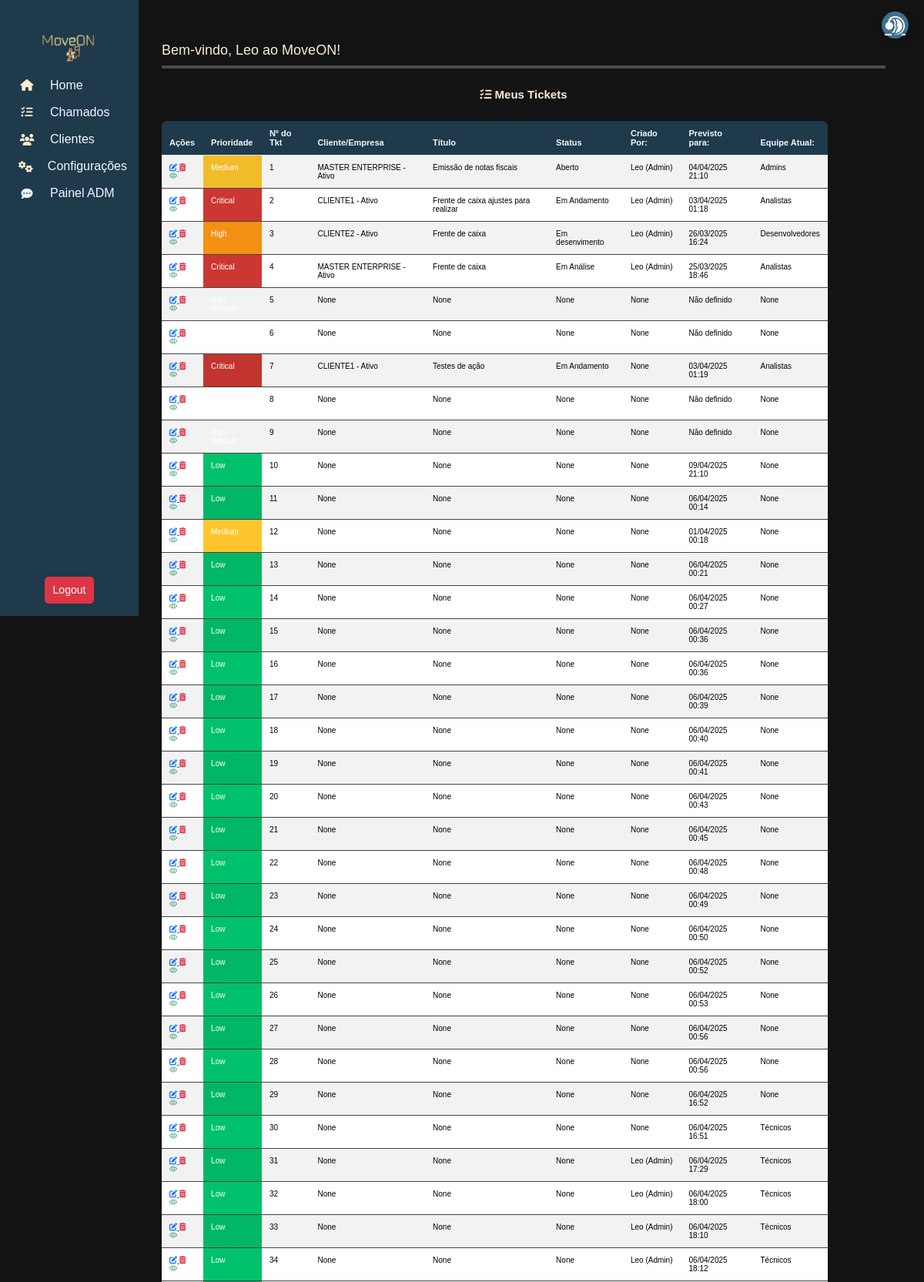
The app's page /move/tickets/list (signed in, upper part) with its own data.
### move_on/models.py (models this page shows, shortened)
class User(AbstractUser):
    client = models.ForeignKey(Profile, on_delete=models.CASCADE, related_name="users", null=True, blank=True, db_column='client')
    role = models.ForeignKey(Role, on_delete=models.SET_NULL, null=True, blank=True, db_column='role')
    groups = models.ManyToManyField(
        'auth.Group',
        related_name='move_on_users',
        blank=True
    )
    user_permissions = models.ManyToManyField(
        'auth.Permission',
        related_name='move_on_users',
        blank=True
    )
    class Meta:
        db_table = "users"
    def __str__(self):
        return f"{self.username} ({self.role})" if self.role else self.username

class Ticket(models.Model):
    client = models.ForeignKey(Profile, on_delete=models.PROTECT, related_name="tickets", null=True, blank=True)
    created_by = models.ForeignKey(User, on_delete=models.CASCADE, related_name="created_tickets", null=True, blank=True)
    assigned_team = models.ForeignKey(Team, on_delete=models.SET_NULL, null=True, blank=True, related_name="tickets")
    sla = models.ForeignKey(SLA, on_delete=models.SET_NULL, null=True, blank=True)
    title = models.CharField("Título", max_length=255, null=True, blank=True)
    description = models.TextField("Descrição", null=True, blank=True)
    status = models.ForeignKey(TicketStatus, on_delete=models.SET_NULL, null=True, blank=True)
    created_at = models.DateTimeField("Criado em", auto_now_add=True)
    updated_at = models.DateTimeField("Atualizado em", auto_now=True)
    due_date = models.DateTimeField("Previsão", null=True, blank=True)
    category = models.ForeignKey(Category, on_delete=models.CASCADE, blank=True, null=True)
    log = models.TextField("Log de Alterações", blank=True)
    class Meta:
        db_table = "tickets"

class SLA(models.Model):
    priority = models.CharField("Prioridade",max_length=10, choices=SLAPriority.choices)
    response_time = models.IntegerField("Tempo de Resposta (dias)")
    resolution_time = models.IntegerField("Tempo de Resolução (dias)")
    class Meta:
        db_table = "sla"

class Profile(models.Model):
    name = models.CharField("Nome da Empresa", max_length=150)
    document = models.CharField("CPF/CNPJ", max_length=18, unique=True)
    email = models.EmailField("E-mail", unique=True)
    phone = models.CharField("Telefone", max_length=20, blank=True, null=True)
    active = models.BooleanField("Ativo?", default=True)
    created_at = models.DateTimeField("Criado em", auto_now_add=True)
    class Meta:
        db_table = "profiles"
    def __str__(self):
        return f"{self.name} - {'Ativo' if self.active else 'Inativo'}"

class TicketStatus(models.Model):
    name = models.CharField("Status", max_length=50, unique=True)
    class Meta:
        db_table = "ticket_status"
    def __str__(self):
        return self.name

class Role(models.Model):
    name = models.CharField("Nome do Papel", max_length=50, unique=True)
    description = models.TextField("Descrição", blank=True, null=True)
    class Meta:
        db_table = "roles"
    def __str__(self):
        return self.name

class Team(models.Model):
    client = models.ForeignKey(Profile, on_delete=models.CASCADE, related_name="teams", blank=True, null=True)
    name = models.CharField("Nome da Equipe", max_length=150)
    roles = models.ManyToManyField(Role, related_name="teams", blank=True)
    members = models.ManyToManyField(User, related_name="teams", blank=True)
    class Meta:
        db_table = "teams"
    def __str__(self):
        return f"{self.name}"

### move_on/views.py (the view)
# urls.py: path('tickets/list',TicketListView.as_view(), name="ticket_list"),
class TicketListView(LoginRequiredMixin,ListView):
    model = Ticket
    template_name = 'tickets/ticket_list.html'
    context_object_name = 'tickets'
    def get_queryset(self):
            user= self.request.user
            if user.is_superuser:
                return Ticket.objects.all()
            return Ticket.objects.filter(
                Q(client=user.client) &
                (Q(created_by=user)) | Q(client=user.client)
            )

### move_on/templatetags/custom_filters.py (called while the page is built)
@register.filter
def get_color(value):
    if value == 'low':
        return '#00c16c'
    elif value == 'medium':
        return '#ffc52c'
    elif value == 'high':
        return '#ff9915'
    elif value == 'critical':
        return '#CC3733'
    return 'gray'  # Valor padrão, caso não tenha correspondência

### move_on/templates/Tickets/ticket_list.html (shortened to what this page needs)
{% extends "Menu/menu.html" %} {% block content %} {% load custom_filters %}
<link
  rel="stylesheet"
  href="https://cdn.jsdelivr.net/npm/bootstrap-icons/font/bootstrap-icons.css"
/>
<h4 style="margin: 25px; text-align: center">
  <i class="fas fa-tasks"></i> Meus Tickets
</h4>
<div class="table-responsive">
  <table class="table table-sm table-striped" id="ticketTable">
    <thead class="text-center">
      <tr>
        <th class="hide-on-small">Ações</th>
        <th>Prioridade</th>
        <th>Nº do Tkt</th>
        <th>Cliente/Empresa</th>
        <th>Título</th>
        <th>Status</th>
        <th>Criado Por:</th>
        <th>Previsto para:</th>
        <th>Equipe Atual:</th>
      </tr>
    </thead>
    <tbody>
      {% for ticket in tickets %}
      <tr>
        <td class="hide-on-small">
          <a href="{% url 'ticket_update' ticket.id %}">
            <i
              class="fas fa-edit"
              aria-placeholder="Editar"
              tooltip="Editar"
            ></i>
          </a>
          <a class="text-danger" href="{% url 'ticket_delete' ticket.id %}">
            <i
              class="fas fa-trash-alt"
              aria-placeholder="Deletar"
              tooltip="Deletar"
            ></i>
          </a>
          <a class="text-success" href="{% url 'ticket_detail' ticket.id %}">
            <i
              class="bi bi-eye"
              aria-placeholder="Detalhe"
              tooltip="Detahlhes"
            ></i>
          </a>
        </td>
        <td
          style="background-color: {% if ticket.sla %}{{ ticket.sla.priority|get_color }}{% else %}#FFFFFF{% endif %}; color: white;"
        >
          {% if ticket.sla %} {{ ticket.sla.get_priority_display }} {% else %}
          Não definido {% endif %}
        </td>
        <td>{{ ticket.id }}</td>
        <td>{{ ticket.client }}</td>
        <td>{{ ticket.title }}</td>
        <td>{{ ticket.status }}</td>
        <td>{{ ticket.created_by }}</td>
        <td>
          {% if ticket.due_date %} {{ ticket.due_date|date:" d/m/Y H:i" }}
          {%else %} Não definido {% endif %}
        </td>
        <td>{{ ticket.assigned_team }}</td>
      </tr>
      {% empty %}
      <tr>
        <td colspan="9" class="text-center">Nenhum ticket encontrado.</td>
      </tr>
      {% endfor %}
    </tbody>
  </table>
</div>
<link
  rel="stylesheet"
  href="https://code.jquery.com/ui/1.12.1/themes/smoothness/jquery-ui.css"
/>
{% endblock %}

### move_on/templates/Menu/menu.html (shortened to what this page needs)
{% load static %}
<head>
  <link href="https://cdn.jsdelivr.net/npm/bootstrap@5.3.3/dist/css/bootstrap.min.css" rel="stylesheet" />
  <link rel="stylesheet" href="https://cdnjs.cloudflare.com/ajax/libs/font-awesome/6.5.1/css/all.min.css" />
  <link rel="stylesheet" href="{% static 'css/styles.css' %}" />
</head>
<body>
  <nav class="sidebar">
    <h6> <img src="{% static 'image/moveon.png' %}" style="width: 100px; height:50px;"></h6>
    {% if user.is_authenticated %}
    <a href="/" data-bs-toggle="tooltip" data-bs-placement="right" title="Home">
      <i class="fas fa-home"></i> <span>Home</span>
    </a>
    <a href="{% url 'ticket_list' %}" data-bs-toggle="tooltip" data-bs-placement="right" title="Chamados">
      <i class="fas fa-tasks"></i> <span>Chamados</span>
    </a>
    <a href="{%url 'profile_list'%}" data-bs-toggle="tooltip" data-bs-placement="right" title="Clientes">
      <i class="fas fa-users"></i> <span>Clientes</span>
    </a>
    <a href="{% url 'params' %}" data-bs-toggle="tooltip" data-bs-placement="right" title="Configurações">
      <i class="fas fa-cogs"></i> <span>Configurações</span>
    </a>
    <a href="{% url 'chat_admin_panel' %}" data-bs-toggle="tooltip" data-bs-placement="right" title="Painel">
      <i class="fa-solid fa-comment-dots"></i><span>Painel ADM</span>
    </a>
    <form method="POST" action="{% url 'logout' %}">
      <button type="submit" class="btn btn-danger-2 w-100">Logout</button>
    </form>
    {% else %}
    <p>Necessário estar logado</p>
    {% endif %}
  </nav>
  <div class="content">
    <h3>
      {% block title %}Bem-vindo, {{ user.username }} ao MoveON!{% endblock %}
    </h3>
    <div class="bar-tab-color-preview">
      <hr style="border: none; height: 4px; background-color:blanchedalmond; margin: 0;">
    </div>
    <p>{% block content %}{% endblock %}</p>
  </div>
  <a href="{% url 'ticket_form' %}" class="support-btn" data-bs-toggle="tooltip" data-bs-placement="left"
    title="Novo Chamado">
    <i class="fa-brands fa-teamspeak"></i>
  </a>
</body>
</html>

### move_on/static/css/styles.css (style rules this page uses)
body { background-color: rgb(19, 19, 19); }
* { font-family: Verdana, Geneva, Tahoma, sans-serif; }
.sidebar { width: 60px; height: 100vh; background: #1e3a4b; position: fixed; top: 0; left: 0; display: flex; flex-direction: column; align-items: center; padding-top: 35px; transition: width 0.5s ease; }
h4, h6 { color: antiquewhite; font-weight: bolder; font-size: 15px; }
h3 { color: antiquewhite; font-size: 18px; }
.sidebar a { text-decoration: none; color: aliceblue; display: flex; align-items: center; gap: 10px; padding: 15px; width: 100%; white-space: nowrap; overflow: hidden; }
.sidebar a i { font-size: 15px; width: 40px; text-align: center; }
.sidebar a span { display: none; }
.content { margin-left: 160px; padding: 50px; margin-top: 5px; }
.fa-home { color: blanchedalmond; }
.fa-tasks { color: blanchedalmond; }
.fa-users { color: blanchedalmond; }
.fa-cogs { color: blanchedalmond; }
.support-btn { position: fixed; top: 15px; right: 20px; background: #3d7090; color: white; border-radius: 50%; width: 35px; height: 35px; display: flex; align-items: center; justify-content: center; font-size: 1.5rem; box-shadow: 2px 2px 10px rgba(0, 0, 0, 0.2); transition: transform 0.2s ease-in-out; z-index: 1000; }
.table { width: 92%; border-collapse: collapse; background-color: #1e3a4b; border-radius: 8px; overflow: hidden; }
.table th { background-color: #1e3a4b; color: aliceblue; padding: 10px; text-align: left; font-size: 11px; }
.table td { padding: 10px; border-bottom: 1px solid #444; font-size: 10px; }
.table tbody tr:nth-child(even) { background-color: #1e3a4b; }
.btn { padding: 5px 10px; font-size: 12px; border-radius: 5px; }
.btn-danger-2 { background-color: #dc3545; color: white; padding: 10px 20px; border-radius: 5px; margin-top: 50vh; }
@media (min-width: 820px) { .btn-danger-2 { margin-top: 60vh; font-size: 14px; padding: 6px 10px; } }

### records on screen
User: username "Leo"
Ticket: sla.priority "Medium", id "1", client "MASTER ENTERPRISE - Ativo", title "Emissão de notas fiscais", status "Aberto", created_by "Leo (Admin)", due_date "04/04/2025 21:10", assigned_team "Admins"
Ticket: sla.priority "Critical", id "2", client "CLIENTE1 - Ativo", title "Frente de caixa ajustes para realizar", status "Em Andamento", created_by "Leo (Admin)", due_date "03/04/2025 01:18", assigned_team "Analistas"
Ticket: sla.priority "High", id "3", client "CLIENTE2 - Ativo", title "Frente de caixa", status "Em desenvimento", created_by "Leo (Admin)", due_date "26/03/2025 16:24", assigned_team "Desenvolvedores"
Ticket: sla.priority "Critical", id "4", client "MASTER ENTERPRISE - Ativo", title "Frente de caixa", status "Em Análise", created_by "Leo (Admin)", due_date "25/03/2025 18:46", assigned_team "Analistas"
Ticket: id "5", client "None", title "None", status "None", created_by "None", shows "Não definido", assigned_team "None"
Ticket: id "6", client "None", title "None", status "None", created_by "None", shows "Não definido", assigned_team "None"
Ticket: sla.priority "Critical", id "7", client "CLIENTE1 - Ativo", title "Testes de ação", status "Em Andamento", created_by "None", due_date "03/04/2025 01:19", assigned_team "Analistas"
Ticket: id "8", client "None", title "None", status "None", created_by "None", shows "Não definido", assigned_team "None"
Ticket: id "9", client "None", title "None", status "None", created_by "None", shows "Não definido", assigned_team "None"
Ticket: sla.priority "Low", id "10", client "None", title "None", status "None", created_by "None", due_date "09/04/2025 21:10", assigned_team "None"
Ticket: sla.priority "Low", id "11", client "None", title "None", status "None", created_by "None", due_date "06/04/2025 00:14", assigned_team "None"
Ticket: sla.priority "Medium", id "12", client "None", title "None", status "None", created_by "None", due_date "01/04/2025 00:18", assigned_team "None"
Ticket: sla.priority "Low", id "13", client "None", title "None", status "None", created_by "None", due_date "06/04/2025 00:21", assigned_team "None"
Ticket: sla.priority "Low", id "14", client "None", title "None", status "None", created_by "None", due_date "06/04/2025 00:27", assigned_team "None"
Ticket: sla.priority "Low", id "15", client "None", title "None", status "None", created_by "None", due_date "06/04/2025 00:36", assigned_team "None"
Ticket: sla.priority "Low", id "16", client "None", title "None", status "None", created_by "None", due_date "06/04/2025 00:36", assigned_team "None"
Ticket: sla.priority "Low", id "17", client "None", title "None", status "None", created_by "None", due_date "06/04/2025 00:39", assigned_team "None"
Ticket: sla.priority "Low", id "18", client "None", title "None", status "None", created_by "None", due_date "06/04/2025 00:40", assigned_team "None"
Ticket: sla.priority "Low", id "19", client "None", title "None", status "None", created_by "None", due_date "06/04/2025 00:41", assigned_team "None"
Ticket: sla.priority "Low", id "20", client "None", title "None", status "None", created_by "None", due_date "06/04/2025 00:43", assigned_team "None"
Ticket: sla.priority "Low", id "21", client "None", title "None", status "None", created_by "None", due_date "06/04/2025 00:45", assigned_team "None"
Ticket: sla.priority "Low", id "22", client "None", title "None", status "None", created_by "None", due_date "06/04/2025 00:48", assigned_team "None"
Ticket: sla.priority "Low", id "23", client "None", title "None", status "None", created_by "None", due_date "06/04/2025 00:49", assigned_team "None"
Ticket: sla.priority "Low", id "24", client "None", title "None", status "None", created_by "None", due_date "06/04/2025 00:50", assigned_team "None"
Ticket: sla.priority "Low", id "25", client "None", title "None", status "None", created_by "None", due_date "06/04/2025 00:52", assigned_team "None"
Ticket: sla.priority "Low", id "26", client "None", title "None", status "None", created_by "None", due_date "06/04/2025 00:53", assigned_team "None"
Ticket: sla.priority "Low", id "27", client "None", title "None", status "None", created_by "None", due_date "06/04/2025 00:56", assigned_team "None"
Ticket: sla.priority "Low", id "28", client "None", title "None", status "None", created_by "None", due_date "06/04/2025 00:56", assigned_team "None"
Ticket: sla.priority "Low", id "29", client "None", title "None", status "None", created_by "None", due_date "06/04/2025 16:52", assigned_team "None"
Ticket: sla.priority "Low", id "30", client "None", title "None", status "None", created_by "None", due_date "06/04/2025 16:51", assigned_team "Técnicos"
Ticket: sla.priority "Low", id "31", client "None", title "None", status "None", created_by "Leo (Admin)", due_date "06/04/2025 17:29", assigned_team "Técnicos"
Ticket: sla.priority "Low", id "32", client "None", title "None", status "None", created_by "Leo (Admin)", due_date "06/04/2025 18:00", assigned_team "Técnicos"
Ticket: sla.priority "Low", id "33", client "None", title "None", status "None", created_by "Leo (Admin)", due_date "06/04/2025 18:10", assigned_team "Técnicos"
Ticket: sla.priority "Low", id "34", client "None", title "None", status "None", created_by "Leo (Admin)", due_date "06/04/2025 18:12", assigned_team "Técnicos"
